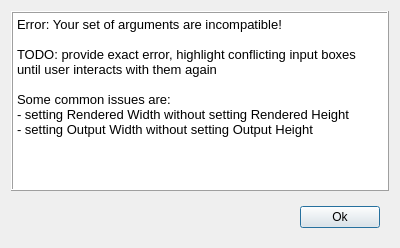
<?xml version="1.0" encoding="UTF-8"?>
<ui version="4.0">
 <class>Dialog_ApplyError</class>
 <widget class="QDialog" name="Dialog_ApplyError">
  <property name="windowModality">
   <enum>Qt::WindowModality::WindowModal</enum>
  </property>
  <property name="geometry">
   <rect>
    <x>0</x>
    <y>0</y>
    <width>400</width>
    <height>248</height>
   </rect>
  </property>
  <property name="windowTitle">
   <string>Dialog</string>
  </property>
  <layout class="QVBoxLayout" name="verticalLayout">
   <item>
    <widget class="QFrame" name="frame_2">
     <property name="sizePolicy">
      <sizepolicy hsizetype="Preferred" vsizetype="Preferred">
       <horstretch>0</horstretch>
       <verstretch>1</verstretch>
      </sizepolicy>
     </property>
     <property name="frameShape">
      <enum>QFrame::Shape::Box</enum>
     </property>
     <property name="frameShadow">
      <enum>QFrame::Shadow::Raised</enum>
     </property>
     <layout class="QVBoxLayout" name="verticalLayout_2">
      <property name="spacing">
       <number>0</number>
      </property>
      <property name="leftMargin">
       <number>0</number>
      </property>
      <property name="topMargin">
       <number>0</number>
      </property>
      <property name="rightMargin">
       <number>0</number>
      </property>
      <property name="bottomMargin">
       <number>0</number>
      </property>
      <item>
       <widget class="QWidget" name="widget_3" native="true">
        <layout class="QGridLayout" name="gridLayout">
         <property name="leftMargin">
          <number>0</number>
         </property>
         <property name="topMargin">
          <number>0</number>
         </property>
         <property name="rightMargin">
          <number>0</number>
         </property>
         <property name="bottomMargin">
          <number>0</number>
         </property>
         <item row="0" column="0">
          <widget class="QTextBrowser" name="textBrowser">
           <property name="frameShape">
            <enum>QFrame::Shape::NoFrame</enum>
           </property>
           <property name="html">
            <string>&lt;!DOCTYPE HTML PUBLIC &quot;-//W3C//DTD HTML 4.0//EN&quot; &quot;http://www.w3.org/TR/REC-html40/strict.dtd&quot;&gt;
&lt;html&gt;&lt;head&gt;&lt;meta name=&quot;qrichtext&quot; content=&quot;1&quot; /&gt;&lt;meta charset=&quot;utf-8&quot; /&gt;&lt;style type=&quot;text/css&quot;&gt;
p, li { white-space: pre-wrap; }
hr { height: 1px; border-width: 0; }
li.unchecked::marker { content: &quot;\2610&quot;; }
li.checked::marker { content: &quot;\2612&quot;; }
&lt;/style&gt;&lt;/head&gt;&lt;body style=&quot; font-family:'Noto Sans'; font-size:10pt; font-weight:400; font-style:normal;&quot;&gt;
&lt;p style=&quot; margin-top:0px; margin-bottom:0px; margin-left:0px; margin-right:0px; -qt-block-indent:0; text-indent:0px;&quot;&gt;Error: Your set of arguments are incompatible!&lt;/p&gt;
&lt;p style=&quot; margin-top:0px; margin-bottom:0px; margin-left:0px; margin-right:0px; -qt-block-indent:0; text-indent:0px;&quot;&gt;&lt;br /&gt;TODO: provide exact error, highlight conflicting input boxes until user interacts with them again&lt;br /&gt;&lt;br /&gt;Some common issues are:&lt;/p&gt;
&lt;p style=&quot; margin-top:0px; margin-bottom:0px; margin-left:0px; margin-right:0px; -qt-block-indent:0; text-indent:0px;&quot;&gt;- setting Rendered Width without setting Rendered Height&lt;/p&gt;
&lt;p style=&quot; margin-top:0px; margin-bottom:0px; margin-left:0px; margin-right:0px; -qt-block-indent:0; text-indent:0px;&quot;&gt;- setting Output Width without setting Output Height&lt;/p&gt;&lt;/body&gt;&lt;/html&gt;</string>
           </property>
          </widget>
         </item>
        </layout>
       </widget>
      </item>
     </layout>
    </widget>
   </item>
   <item>
    <widget class="QFrame" name="frame">
     <property name="frameShape">
      <enum>QFrame::Shape::NoFrame</enum>
     </property>
     <property name="frameShadow">
      <enum>QFrame::Shadow::Plain</enum>
     </property>
     <layout class="QHBoxLayout" name="horizontalLayout">
      <item>
       <spacer name="horizontalSpacer">
        <property name="orientation">
         <enum>Qt::Orientation::Horizontal</enum>
        </property>
        <property name="sizeHint" stdset="0">
         <size>
          <width>193</width>
          <height>20</height>
         </size>
        </property>
       </spacer>
      </item>
      <item>
       <widget class="QPushButton" name="pushButton_Ok">
        <property name="text">
         <string>Ok</string>
        </property>
       </widget>
      </item>
     </layout>
    </widget>
   </item>
  </layout>
 </widget>
 <resources/>
 <connections/>
</ui>
